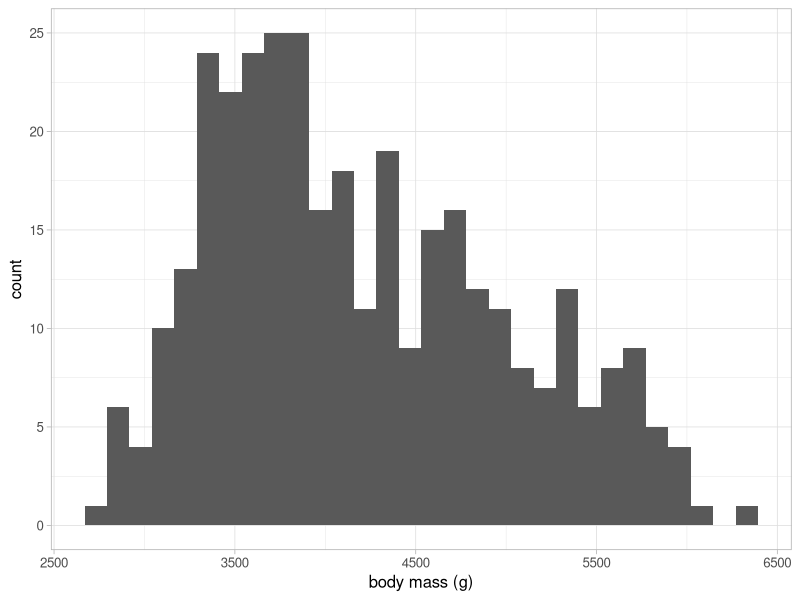
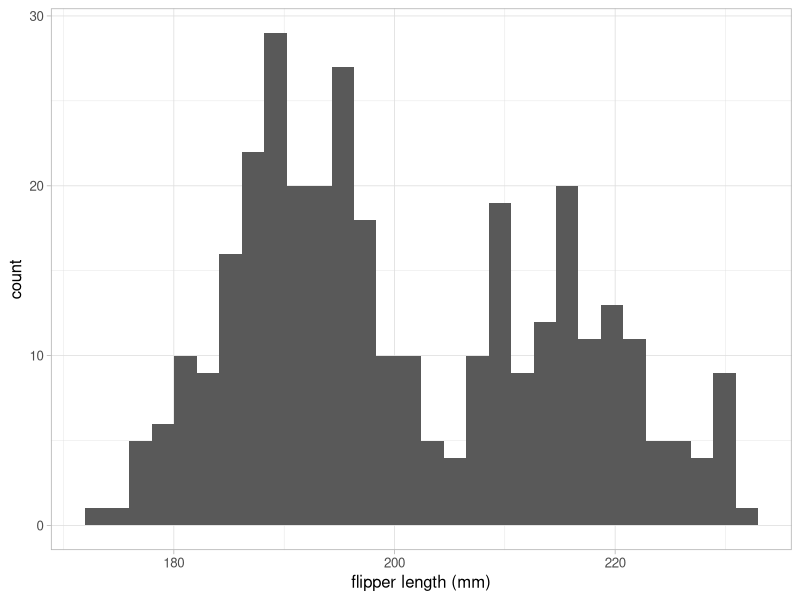
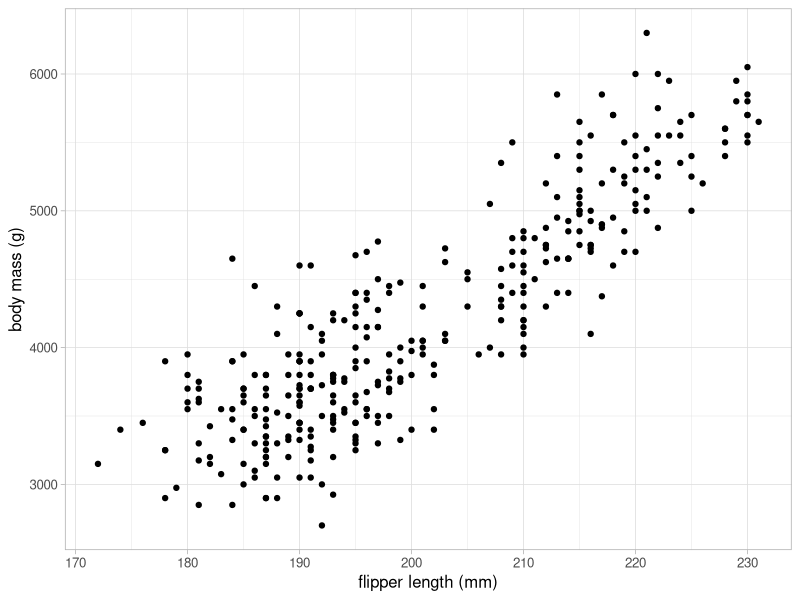

The R script that drew these images, in order:
## ---- chunk 1
#| label: setup
#| include: false

library(tidyverse)
library(palmerpenguins)
library(Metrics)
library(car)
library(skimr)
library(AER)
library(here)
## ---- chunk 2
#| label: load-penguin

library(palmerpenguins) # <1>

data(penguins, package = "palmerpenguins") # <2>
## ---- chunk 3
names(penguins) # <2>

str(penguins) # <3>
## ---- chunk 4
#| label: fig-histograms
#| layout-nrow: 2
#| message: false
#| fig-subcap:
#|  - "Body mass"
#|  - "Flipper length"

ggplot(data = penguins) +
    geom_histogram(aes(x = body_mass_g)) +
    labs(x = "body mass (g)") + # <1>
    theme_light(base_size = 12) # <2>

ggplot(data = penguins) +
    geom_histogram(aes(x = flipper_length_mm)) +
    labs(x = "flipper length (mm)") +
    theme_light(base_size = 12)
## ---- chunk 5
#| label: fig-scatter
#| fig-cap: "Scatterplot showing the relationship between penguins' body mass and flipper length"

ggplot(data = penguins) +
    geom_point(aes(y = body_mass_g, x = flipper_length_mm)) + # <1>
    labs(y = "body mass (g)", x = "flipper length (mm)") +
    theme_light(base_size = 12)
## ---- chunk 6
#| label: correlation

cor(penguins$body_mass_g, penguins$flipper_length_mm,
    use = "complete.obs"
) # <1>
